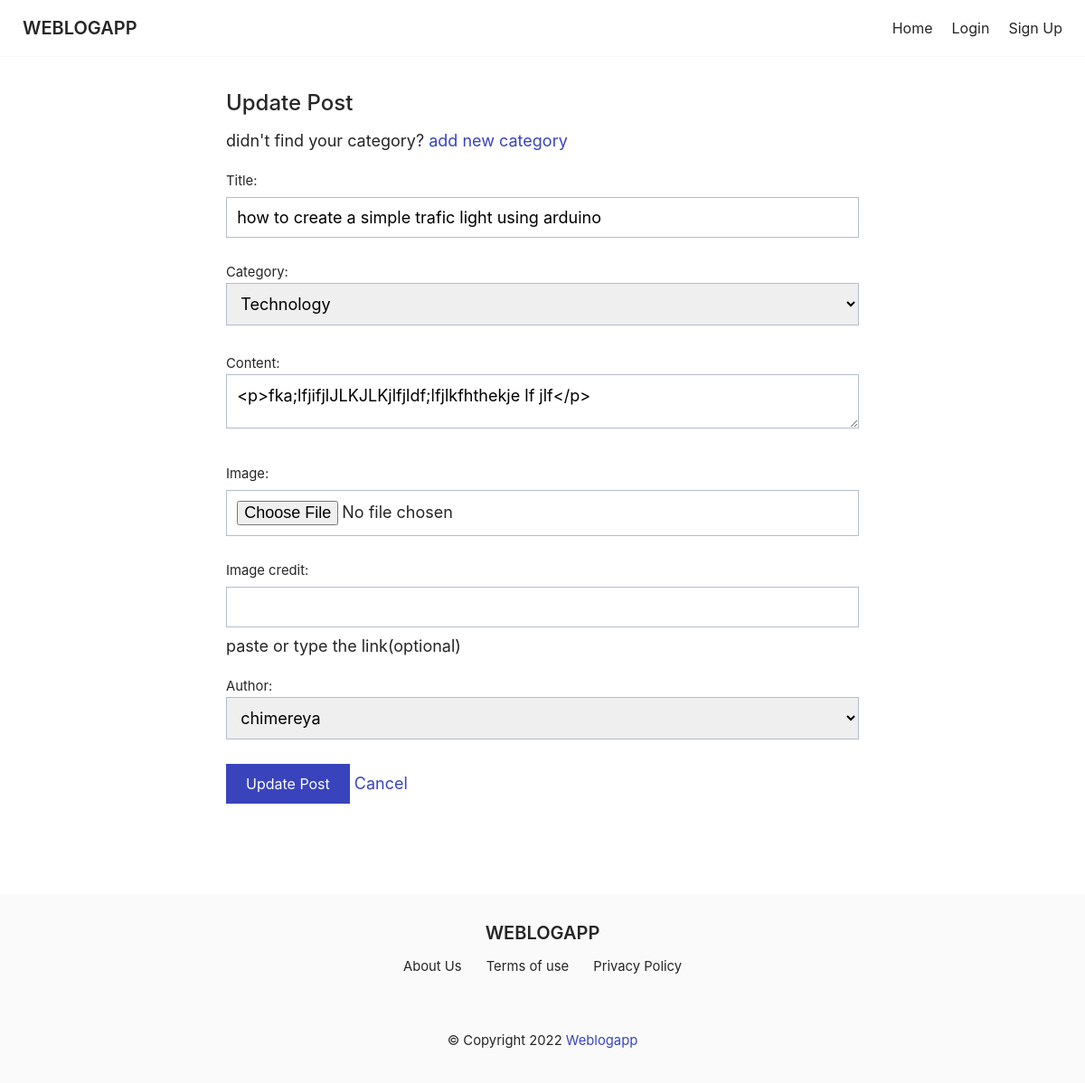
Page /edit/1/ on the committed database.
### blogapp/models.py (models this page shows, shortened)
class Post(models.Model):
    title = models.CharField(max_length=200)
    category = models.ForeignKey(Category, null=True, related_name="posts", blank=True,
                                 on_delete=models.SET_NULL)
    tags = TaggableManager()
    content = HTMLField(blank=True, null=True)
    image = models.ImageField(upload_to='static/images', blank=True, null=True)
    image_credit = models.URLField(null=True, help_text="paste or type the link(optional)", blank=True)
    author = models.ForeignKey(User, on_delete=models.CASCADE, related_name='blog')
    slug = models.SlugField(max_length=100, unique=True)
    updated = models.DateTimeField(auto_now=True)
    date_created = models.DateTimeField(default=timezone.now)
    status = models.IntegerField(choices=STATUS, default=0)
    likes = models.ManyToManyField(User, related_name='liked_posts', blank=True)
    class Meta:
        ordering = ['date_created']
        verbose_name = 'Post'
        verbose_name_plural = 'Posts'

### blogapp/views.py (the view)
# urls.py: path('edit/<int:pk>/', views.EditView.as_view(), name='edit'),
class EditView(UpdateView):
    model = Post
    template_name = 'blogapp/edit_post.html'
    fields = ['title', 'category', 'tags', 'content', 'image', 'image_credit', 'author']
    pk_url_kwarg = 'pk'
    success_url = reverse_lazy('blogapp:home')

### blogapp/models.py (called while the page is built)
    def __str__(self):
        return self.name

### blogapp/templates/blogapp/edit_post.html
{% extends 'base.html' %} {% block main %}
<main class="main">
  <div class="wrapper">
    <h2 style="margin-bottom: 0.8rem">Update Post</h2>
    <p>
      didn't find your category?
      <a href="{% url 'blogapp:add_category' %}">add new category</a>
    </p>
    <form method="post" class="post-form" enctype="multipart/form-data">
      {% csrf_token %} {{ form.media }} {{form.as_p}}
      <div>
        <button class="button primary" type="submit">Update Post</button>
        <a href="{{ request.META.HTTP_REFERER }}">Cancel</a>
      </div>
    </form>
  </div>
</main>
{% endblock %}

### static/css/base.css (style rules this page uses)
:root { --white-color:#fff; --main-color:#3944bc; --error-color:#e91640; --text-color:#262626; --light-gray:#fafafa; --bg-color:#fff; --bg-color-2:#f0f2f5; --border:#b3bdcc; --box-shadow1:rgba(0, 0, 0, 0.05) 0px 0px 0px 1px; --transition:all ease 0.3s; }
*, *::before, *::after { margin: 0; padding: 0; box-sizing: border-box; }
html { scroll-behavior: smooth; }
body { font-family:-apple-system, BlinkMacSystemFont, "Segoe UI", "Roboto", "Helvetica Neue", Arial, sans-serif, "Apple Color Emoji", "Segoe UI Emoji", "Segoe UI Symbol"; font-weight: 400; background:var(--bg-color); color: var(--text-color); font-size:1.125rem; line-height: 1.5; }
a { text-decoration: none; color:var(--main-color); }
p { margin-bottom: 1rem; }
h1, h2, h3, h4, h5, h6 { font-weight:500; margin-bottom:0.6rem; line-height:1.2; }
h2 { font-size:1.50rem; }
input::placeholder, textarea::placeholder, select::placeholder { color:#8e96a4; }
textarea { height:60px; }
input, textarea, select { padding:0.7rem; width: 100%; border:none; border:1px solid var(--border); font-family:inherit; font-size:inherit; }
input:not([type="search"]), textarea, select { margin-bottom:0.7rem; }
.button { padding:10px 20px; border:2px solid transparent; font-size: 1rem; font-family:inherit; cursor: pointer; -webkit-transition:var(--transition); -moz-transition:var(--transition); transition:var(--transition); }
.button.primary, .button.error { color:var(--white-color); }
.button.primary { background-color: var(--main-color); }
.container, .wrapper { width: 100%; margin-left: auto; margin-right: auto; }
main { margin:100px auto; padding:0 12px; }
.post-form { max-width:900px; }
.post-form label { font-size:0.925rem; }
.post-form input { margin:0.4rem 0; }
@media (min-width:600px) { main { padding:0 1rem; } }
@media (min-width:768px) { .container, .wrapper { max-width: 700px; } }

### rows in the picture
Post: title "how to create a simple trafic light using arduino", category "Technology", content "<p>fka;lfjifjlJLKJLKjlfjldf;lfjlkfhthekje lf jlf</p>", author "chimereya"
